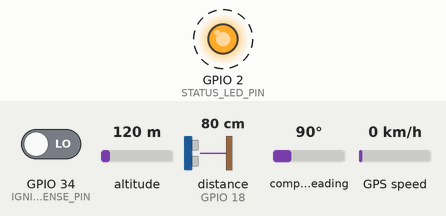
Bench run of a sketch on a simulated ESP32. On the bench: output pins drawn as LEDs (lit = HIGH). Dashed ring = blinking. The test bench sets the inputs (shaded band); at power-on: GPIO 34 (IGNITION_SENSE_PIN) LOW, altitude 120 m, distance to the obstacle (sensor on GPIO 18) 80 cm, compass heading 90°, GPS speed 0 km/h. The echo pulse lasts 58.3 µs per cm; WiFi joins after 1.5 s; servers stay silent unless stated; uploads are accepted with an empty reply; the GPS gets a fix after 3 s at 37.7749, -122.4194 with 8 satellites; pins used as bus, display or sensor lines are not drawn; what the sketch prints to the serial monitor is not drawn.

Above: at 2.0 s.
Timing chart, 0 to 6.1 s (numbered marks = the images above):
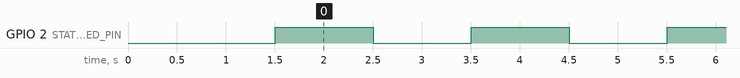

Measured:
- by itself, GPIO 2 (STATUS_LED_PIN): alternates HIGH for 1.0 s and LOW for 1.0 s

The sketch:

esp32_fuel_tracker.ino
```cpp
/* ============================================================================
 * FREIGHT MALAWI — ESP32 FUEL & GPS TRACKER
 * ----------------------------------------------------------------------------
 * Hardware:
 *   - ESP32 dev board
 *   - JSN-SR04T waterproof ultrasonic sensor (fuel level, mounted at tank top)
 *   - NEO-6M GPS module (UART)
 *   - SIM800L GSM module (optional, for critical-alert SMS) — UART
 *   - Status LED (heartbeat)
 *
 * Libraries required (Arduino IDE Library Manager):
 *   - TinyGPSPlus                (mikalhart/TinyGPSPlus)
 *   - ArduinoJson                (bblanchon/ArduinoJson)
 *   - (WiFi.h / HTTPClient.h / WiFiClientSecure.h ship with the ESP32 core)
 *
 * This sketch is a genuine, complete reference implementation. Calibration
 * constants are grouped at the top for easy on-site adjustment. It is a
 * prototype: ultrasonic fuel sensing and consumer GPS accuracy are NOT
 * survey-grade or weighbridge-certified — see docs/system-limitations in the
 * main README.
 * ========================================================================== */

#include <WiFi.h>
#include <HTTPClient.h>
#include <WiFiClientSecure.h>
#include <HardwareSerial.h>
#include <TinyGPSPlus.h>
#include <ArduinoJson.h>

// ============================================================================
// CONFIGURATION — edit these before flashing
// ============================================================================
const char* WIFI_SSID       = "YOUR_WIFI_SSID";
const char* WIFI_PASSWORD   = "YOUR_WIFI_PASSWORD";

// Backend telemetry endpoint. Use the Render URL in production, or your
// local machine's LAN IP (e.g. "http://192.168.1.50:5000") for a local demo.
const char* API_URL         = "https://your-backend.onrender.com/api/telemetry/device";
const char* DEVICE_ID       = "ESP32-001";
const char* DEVICE_KEY      = "demo-key-001"; // must match the vehicle's configured device key

// Optional SIM800L SMS alerts on CRITICAL events (theft suspicion, device power loss)
#define ENABLE_SIM800L false
const char* ALERT_PHONE_NUMBER = "+265888000000";

// --- Ultrasonic fuel-tank calibration (JSN-SR04T) ---
// Measure these once per installation: sensor-to-empty-tank-bottom distance,
// and sensor-to-full-tank-surface distance, both in centimetres.
const float DISTANCE_EMPTY_CM = 90.0;   // ultrasonic reading when tank is empty
const float DISTANCE_FULL_CM  = 10.0;   // ultrasonic reading when tank is full
const float TANK_CAPACITY_L   = 400.0;  // litres, must match the vehicle record in the app

// --- Ignition sense input ---
// Wire through a voltage divider / opto-isolator from the vehicle's ignition
// (ACC) line down to 3.3V logic. NEVER connect 12V directly to a GPIO pin.
const int IGNITION_SENSE_PIN = 34;

// --- Pins ---
const int TRIG_PIN       = 5;
const int ECHO_PIN       = 18;
const int STATUS_LED_PIN = 2;
const int GPS_RX_PIN     = 16; // ESP32 RX  <- GPS TX
const int GPS_TX_PIN     = 17; // ESP32 TX  -> GPS RX
const int SIM800_RX_PIN  = 27;
const int SIM800_TX_PIN  = 26;

const unsigned long TELEMETRY_INTERVAL_MS = 5000;
const unsigned long WIFI_RETRY_INTERVAL_MS = 10000;
const int HTTP_MAX_RETRIES = 3;

// ============================================================================
// GLOBAL STATE
// ============================================================================
HardwareSerial gpsSerial(1);
HardwareSerial simSerial(2);
TinyGPSPlus gps;

unsigned long lastTelemetryAt = 0;
unsigned long lastWifiAttemptAt = 0;
unsigned long lastOdometerUpdateAt = 0;
double odometerKm = 0.0;
double lastValidLat = 0.0;
double lastValidLng = 0.0;
bool hasValidFix = false;

// ============================================================================
// SETUP
// ============================================================================
void setup() {
  Serial.begin(115200);
  pinMode(TRIG_PIN, OUTPUT);
  pinMode(ECHO_PIN, INPUT);
  pinMode(STATUS_LED_PIN, OUTPUT);
  pinMode(IGNITION_SENSE_PIN, INPUT);

  gpsSerial.begin(9600, SERIAL_8N1, GPS_RX_PIN, GPS_TX_PIN);
  if (ENABLE_SIM800L) {
    simSerial.begin(9600, SERIAL_8N1, SIM800_RX_PIN, SIM800_TX_PIN);
    delay(2000);
    simSerial.println("AT");       // wake / test modem
    simSerial.println("AT+CMGF=1"); // text-mode SMS
  }

  connectWiFi();
  Serial.println("Freight Malawi ESP32 tracker ready.");
}

// ============================================================================
// MAIN LOOP
// ============================================================================
void loop() {
  heartbeat();
  feedGps();
  ensureWiFiConnected();

  if (millis() - lastTelemetryAt >= TELEMETRY_INTERVAL_MS) {
    lastTelemetryAt = millis();
    sendTelemetry();
  }
}

// ============================================================================
// WIFI
// ============================================================================
void connectWiFi() {
  WiFi.mode(WIFI_STA);
  WiFi.begin(WIFI_SSID, WIFI_PASSWORD);
  Serial.print("Connecting to WiFi");
  unsigned long start = millis();
  while (WiFi.status() != WL_CONNECTED && millis() - start < 15000) {
    delay(300);
    Serial.print(".");
  }
  Serial.println();
  if (WiFi.status() == WL_CONNECTED) {
    Serial.print("WiFi connected. IP: ");
    Serial.println(WiFi.localIP());
  } else {
    Serial.println("WiFi connection failed — will retry in background.");
  }
}

void ensureWiFiConnected() {
  if (WiFi.status() == WL_CONNECTED) return;
  if (millis() - lastWifiAttemptAt < WIFI_RETRY_INTERVAL_MS) return;
  lastWifiAttemptAt = millis();
  Serial.println("WiFi disconnected — attempting reconnect...");
  WiFi.disconnect();
  WiFi.reconnect();
}

// ============================================================================
// GPS
// ============================================================================
void feedGps() {
  while (gpsSerial.available() > 0) {
    gps.encode(gpsSerial.read());
  }
  if (gps.location.isValid() && gps.location.isUpdated()) {
    lastValidLat = gps.location.lat();
    lastValidLng = gps.location.lng();
    hasValidFix = true;
  }
  // If GPS is temporarily unavailable we simply keep the last valid fix and
  // mark gps_valid=false in the payload — we never send (0,0) or crash.
}

double currentSpeedKmh() {
  if (gps.speed.isValid()) return gps.speed.kmph();
  return 0.0;
}

double currentHeadingDeg() {
  if (gps.course.isValid()) return gps.course.deg();
  return 0.0;
}

// ============================================================================
// ULTRASONIC FUEL SENSOR (median-of-five filtering)
// ============================================================================
float readUltrasonicDistanceCm() {
  digitalWrite(TRIG_PIN, LOW);
  delayMicroseconds(2);
  digitalWrite(TRIG_PIN, HIGH);
  delayMicroseconds(10);
  digitalWrite(TRIG_PIN, LOW);

  long durationUs = pulseIn(ECHO_PIN, HIGH, 30000); // 30ms timeout (~5m range)
  if (durationUs == 0) return -1; // no echo received
  return (durationUs * 0.0343) / 2.0; // speed of sound ~343 m/s
}

float readFilteredDistanceCm() {
  float samples[5];
  int count = 0;
  for (int i = 0; i < 5; i++) {
    float d = readUltrasonicDistanceCm();
    if (d > 0) {
      samples[count++] = d;
    }
    delay(30);
  }
  if (count == 0) return DISTANCE_EMPTY_CM; // sensor fault fallback: report "empty" defensively

  // Simple insertion sort (n<=5) then take the median to reject sloshing spikes.
  for (int i = 1; i < count; i++) {
    float key = samples[i];
    int j = i - 1;
    while (j >= 0 && samples[j] > key) {
      samples[j + 1] = samples[j];
      j--;
    }
    samples[j + 1] = key;
  }
  return samples[count / 2];
}

float distanceToLitres(float distanceCm) {
  float clamped = constrain(distanceCm, DISTANCE_FULL_CM, DISTANCE_EMPTY_CM);
  float fractionFull = (DISTANCE_EMPTY_CM - clamped) / (DISTANCE_EMPTY_CM - DISTANCE_FULL_CM);
  return fractionFull * TANK_CAPACITY_L;
}

// ============================================================================
// TELEMETRY
// ============================================================================
void sendTelemetry() {
  if (WiFi.status() != WL_CONNECTED) {
    Serial.println("Skipping telemetry send — WiFi not connected.");
    return;
  }

  float distanceCm = readFilteredDistanceCm();
  float fuelLitres = distanceToLitres(distanceCm);
  float fuelPercent = (fuelLitres / TANK_CAPACITY_L) * 100.0;

  double speedKmh = currentSpeedKmh();
  double headingDeg = currentHeadingDeg();
  bool ignitionOn = digitalRead(IGNITION_SENSE_PIN) == HIGH;

  // Dead-reckon a rough odometer between GPS fixes using elapsed time * speed.
  unsigned long now = millis();
  if (lastOdometerUpdateAt > 0 && speedKmh > 0) {
    double hoursElapsed = (now - lastOdometerUpdateAt) / 3600000.0;
    odometerKm += speedKmh * hoursElapsed;
  }
  lastOdometerUpdateAt = now;

  StaticJsonDocument<512> doc;
  doc["device_id"] = DEVICE_ID;
  doc["device_key"] = DEVICE_KEY;
  doc["latitude"] = hasValidFix ? lastValidLat : 0.0;
  doc["longitude"] = hasValidFix ? lastValidLng : 0.0;
  doc["gps_valid"] = hasValidFix;
  doc["speed"] = speedKmh;
  doc["heading"] = headingDeg;
  doc["fuel_level_litres"] = fuelLitres;
  doc["fuel_percent"] = fuelPercent;
  doc["odometer_km"] = odometerKm;
  doc["engine_hours"] = 0;
  doc["ignition_on"] = ignitionOn;
  doc["cargo_weight_kg"] = 0; // no load cell in this prototype configuration
  doc["telemetry_uuid"] = String(DEVICE_ID) + "-" + String(now);

  String payload;
  serializeJson(doc, payload);

  bool sent = postWithRetries(payload);
  if (!sent) {
    Serial.println("Telemetry send failed after retries.");
    if (ENABLE_SIM800L) sendSms("Freight Malawi: device offline / send failure.");
  }
}

bool postWithRetries(const String& jsonPayload) {
  for (int attempt = 1; attempt <= HTTP_MAX_RETRIES; attempt++) {
    bool ok = postOnce(jsonPayload);
    if (ok) return true;
    Serial.printf("HTTP attempt %d/%d failed, retrying...\n", attempt, HTTP_MAX_RETRIES);
    delay(1000 * attempt);
  }
  return false;
}

bool postOnce(const String& jsonPayload) {
  HTTPClient http;
  bool isHttps = String(API_URL).startsWith("https");
  WiFiClientSecure secureClient;

  bool began;
  if (isHttps) {
    secureClient.setInsecure(); // prototype: skip certificate pinning for simplicity
    began = http.begin(secureClient, API_URL);
  } else {
    began = http.begin(API_URL);
  }
  if (!began) return false;

  http.addHeader("Content-Type", "application/json");
  http.addHeader("X-Device-Key", DEVICE_KEY);
  int statusCode = http.POST(jsonPayload);
  String response = http.getString();
  http.end();

  Serial.printf("POST %s -> %d\n", API_URL, statusCode);
  if (statusCode >= 200 && statusCode < 300) return true;
  Serial.println(response);
  return false;
}

// ============================================================================
// SIM800L (optional)
// ============================================================================
void sendSms(const char* message) {
  if (!ENABLE_SIM800L) return;
  simSerial.println("AT+CMGF=1");
  delay(200);
  simSerial.print("AT+CMGS=\"");
  simSerial.print(ALERT_PHONE_NUMBER);
  simSerial.println("\"");
  delay(200);
  simSerial.print(message);
  delay(200);
  simSerial.write(26); // CTRL+Z sends the message
  delay(200);
}

// ============================================================================
// HEARTBEAT LED
// ============================================================================
void heartbeat() {
  static unsigned long lastToggle = 0;
  static bool state = false;
  unsigned long blinkInterval = (WiFi.status() == WL_CONNECTED) ? 1000 : 250;
  if (millis() - lastToggle >= blinkInterval) {
    lastToggle = millis();
    state = !state;
    digitalWrite(STATUS_LED_PIN, state ? HIGH : LOW);
  }
}
```
